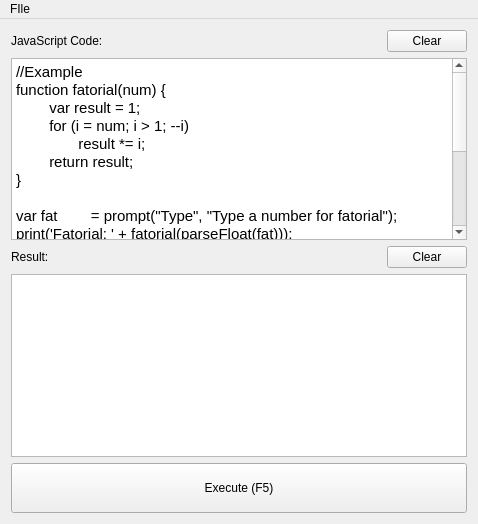
<?xml version="1.0" encoding="UTF-8"?>
<ui version="4.0">
 <class>MainWindow</class>
 <widget class="QMainWindow" name="MainWindow">
  <property name="geometry">
   <rect>
    <x>0</x>
    <y>0</y>
    <width>478</width>
    <height>524</height>
   </rect>
  </property>
  <property name="windowTitle">
   <string>JavaScript Interpreter</string>
  </property>
  <widget class="QWidget" name="centralWidget">
   <layout class="QVBoxLayout" name="verticalLayout_3">
    <item>
     <layout class="QVBoxLayout" name="verticalLayout">
      <item>
       <layout class="QHBoxLayout" name="horizontalLayout_2">
        <item>
         <widget class="QLabel" name="label">
          <property name="text">
           <string>JavaScript Code:</string>
          </property>
         </widget>
        </item>
        <item>
         <spacer name="horizontalSpacer_2">
          <property name="orientation">
           <enum>Qt::Horizontal</enum>
          </property>
          <property name="sizeHint" stdset="0">
           <size>
            <width>40</width>
            <height>20</height>
           </size>
          </property>
         </spacer>
        </item>
        <item>
         <widget class="QPushButton" name="pshBtnClearCode">
          <property name="text">
           <string>Clear</string>
          </property>
         </widget>
        </item>
       </layout>
      </item>
      <item>
       <widget class="TextEdit" name="txtEdtCode">
        <property name="html">
         <string>&lt;!DOCTYPE HTML PUBLIC &quot;-//W3C//DTD HTML 4.0//EN&quot; &quot;http://www.w3.org/TR/REC-html40/strict.dtd&quot;&gt;
&lt;html&gt;&lt;head&gt;&lt;meta name=&quot;qrichtext&quot; content=&quot;1&quot; /&gt;&lt;style type=&quot;text/css&quot;&gt;
p, li { white-space: pre-wrap; }
&lt;/style&gt;&lt;/head&gt;&lt;body style=&quot; font-family:'Ubuntu'; font-size:11pt; font-weight:400; font-style:normal;&quot;&gt;
&lt;p style=&quot; margin-top:0px; margin-bottom:0px; margin-left:0px; margin-right:0px; -qt-block-indent:0; text-indent:0px;&quot;&gt;//Example&lt;/p&gt;
&lt;p style=&quot; margin-top:0px; margin-bottom:0px; margin-left:0px; margin-right:0px; -qt-block-indent:0; text-indent:0px;&quot;&gt;function fatorial(num) {&lt;/p&gt;
&lt;p style=&quot; margin-top:0px; margin-bottom:0px; margin-left:0px; margin-right:0px; -qt-block-indent:0; text-indent:0px;&quot;&gt;        var result = 1;&lt;/p&gt;
&lt;p style=&quot; margin-top:0px; margin-bottom:0px; margin-left:0px; margin-right:0px; -qt-block-indent:0; text-indent:0px;&quot;&gt;        for (i = num; i &amp;gt; 1; --i)&lt;/p&gt;
&lt;p style=&quot; margin-top:0px; margin-bottom:0px; margin-left:0px; margin-right:0px; -qt-block-indent:0; text-indent:0px;&quot;&gt;               result *= i;&lt;/p&gt;
&lt;p style=&quot; margin-top:0px; margin-bottom:0px; margin-left:0px; margin-right:0px; -qt-block-indent:0; text-indent:0px;&quot;&gt;        return result;&lt;/p&gt;
&lt;p style=&quot; margin-top:0px; margin-bottom:0px; margin-left:0px; margin-right:0px; -qt-block-indent:0; text-indent:0px;&quot;&gt;}&lt;/p&gt;
&lt;p style=&quot;-qt-paragraph-type:empty; margin-top:0px; margin-bottom:0px; margin-left:0px; margin-right:0px; -qt-block-indent:0; text-indent:0px;&quot;&gt;&lt;br /&gt;&lt;/p&gt;
&lt;p style=&quot; margin-top:0px; margin-bottom:0px; margin-left:0px; margin-right:0px; -qt-block-indent:0; text-indent:0px;&quot;&gt;var fat        = prompt(&amp;quot;Type&amp;quot;, &amp;quot;Type a number for fatorial&amp;quot;);&lt;/p&gt;
&lt;p style=&quot; margin-top:0px; margin-bottom:0px; margin-left:0px; margin-right:0px; -qt-block-indent:0; text-indent:0px;&quot;&gt;print('Fatorial: ' + fatorial(parseFloat(fat)));&lt;/p&gt;
&lt;p style=&quot; margin-top:0px; margin-bottom:0px; margin-left:0px; margin-right:0px; -qt-block-indent:0; text-indent:0px;&quot;&gt;alert('Fatorial: ' + fatorial(parseFloat(fat)));&lt;/p&gt;
&lt;p style=&quot;-qt-paragraph-type:empty; margin-top:0px; margin-bottom:0px; margin-left:0px; margin-right:0px; -qt-block-indent:0; text-indent:0px;&quot;&gt;&lt;br /&gt;&lt;/p&gt;
&lt;p style=&quot; margin-top:0px; margin-bottom:0px; margin-left:0px; margin-right:0px; -qt-block-indent:0; text-indent:0px; -qt-user-state:0;&quot;&gt;var first        = prompt(&amp;quot;Type&amp;quot;, &amp;quot;Type a number for sum&amp;quot;);&lt;/p&gt;
&lt;p style=&quot; margin-top:0px; margin-bottom:0px; margin-left:0px; margin-right:0px; -qt-block-indent:0; text-indent:0px; -qt-user-state:0;&quot;&gt;var second  = prompt(&amp;quot;Type&amp;quot;, &amp;quot;Type another number for sum&amp;quot;);&lt;/p&gt;
&lt;p style=&quot; margin-top:0px; margin-bottom:0px; margin-left:0px; margin-right:0px; -qt-block-indent:0; text-indent:0px; -qt-user-state:0;&quot;&gt;var result    = parseFloat(first) + parseFloat(second);&lt;/p&gt;
&lt;p style=&quot;-qt-paragraph-type:empty; margin-top:0px; margin-bottom:0px; margin-left:0px; margin-right:0px; -qt-block-indent:0; text-indent:0px;&quot;&gt;&lt;br /&gt;&lt;/p&gt;
&lt;p style=&quot; margin-top:0px; margin-bottom:0px; margin-left:0px; margin-right:0px; -qt-block-indent:0; text-indent:0px; -qt-user-state:0;&quot;&gt;console.log('Sum: ' + result);&lt;/p&gt;
&lt;p style=&quot; margin-top:0px; margin-bottom:0px; margin-left:0px; margin-right:0px; -qt-block-indent:0; text-indent:0px;&quot;&gt;alert('Sum: ' + result);&lt;/p&gt;
&lt;p style=&quot;-qt-paragraph-type:empty; margin-top:0px; margin-bottom:0px; margin-left:0px; margin-right:0px; -qt-block-indent:0; text-indent:0px;&quot;&gt;&lt;br /&gt;&lt;/p&gt;&lt;/body&gt;&lt;/html&gt;</string>
        </property>
       </widget>
      </item>
     </layout>
    </item>
    <item>
     <layout class="QVBoxLayout" name="verticalLayout_2">
      <item>
       <layout class="QHBoxLayout" name="horizontalLayout">
        <item>
         <widget class="QLabel" name="label_2">
          <property name="text">
           <string>Result:</string>
          </property>
         </widget>
        </item>
        <item>
         <spacer name="horizontalSpacer">
          <property name="orientation">
           <enum>Qt::Horizontal</enum>
          </property>
          <property name="sizeHint" stdset="0">
           <size>
            <width>40</width>
            <height>20</height>
           </size>
          </property>
         </spacer>
        </item>
        <item>
         <widget class="QPushButton" name="pshBtnClear">
          <property name="text">
           <string>Clear</string>
          </property>
         </widget>
        </item>
       </layout>
      </item>
      <item>
       <widget class="QTextEdit" name="txtEdtResult"/>
      </item>
     </layout>
    </item>
    <item>
     <widget class="QPushButton" name="pshBtnExecute">
      <property name="minimumSize">
       <size>
        <width>0</width>
        <height>50</height>
       </size>
      </property>
      <property name="text">
       <string>Execute (F5)</string>
      </property>
     </widget>
    </item>
   </layout>
  </widget>
  <widget class="QMenuBar" name="menuBar">
   <property name="geometry">
    <rect>
     <x>0</x>
     <y>0</y>
     <width>478</width>
     <height>22</height>
    </rect>
   </property>
   <widget class="QMenu" name="menuFIle">
    <property name="title">
     <string>FIle</string>
    </property>
    <addaction name="separator"/>
    <addaction name="actionOpen_File"/>
    <addaction name="actionSave_file"/>
   </widget>
   <addaction name="menuFIle"/>
  </widget>
  <action name="actionOpen_File">
   <property name="text">
    <string>Open File</string>
   </property>
  </action>
  <action name="actionSave_file">
   <property name="text">
    <string>Save file</string>
   </property>
  </action>
 </widget>
 <layoutdefault spacing="6" margin="11"/>
 <customwidgets>
  <customwidget>
   <class>TextEdit</class>
   <extends>QTextEdit</extends>
   <header>textedit.h</header>
  </customwidget>
 </customwidgets>
 <resources/>
 <connections/>
</ui>
